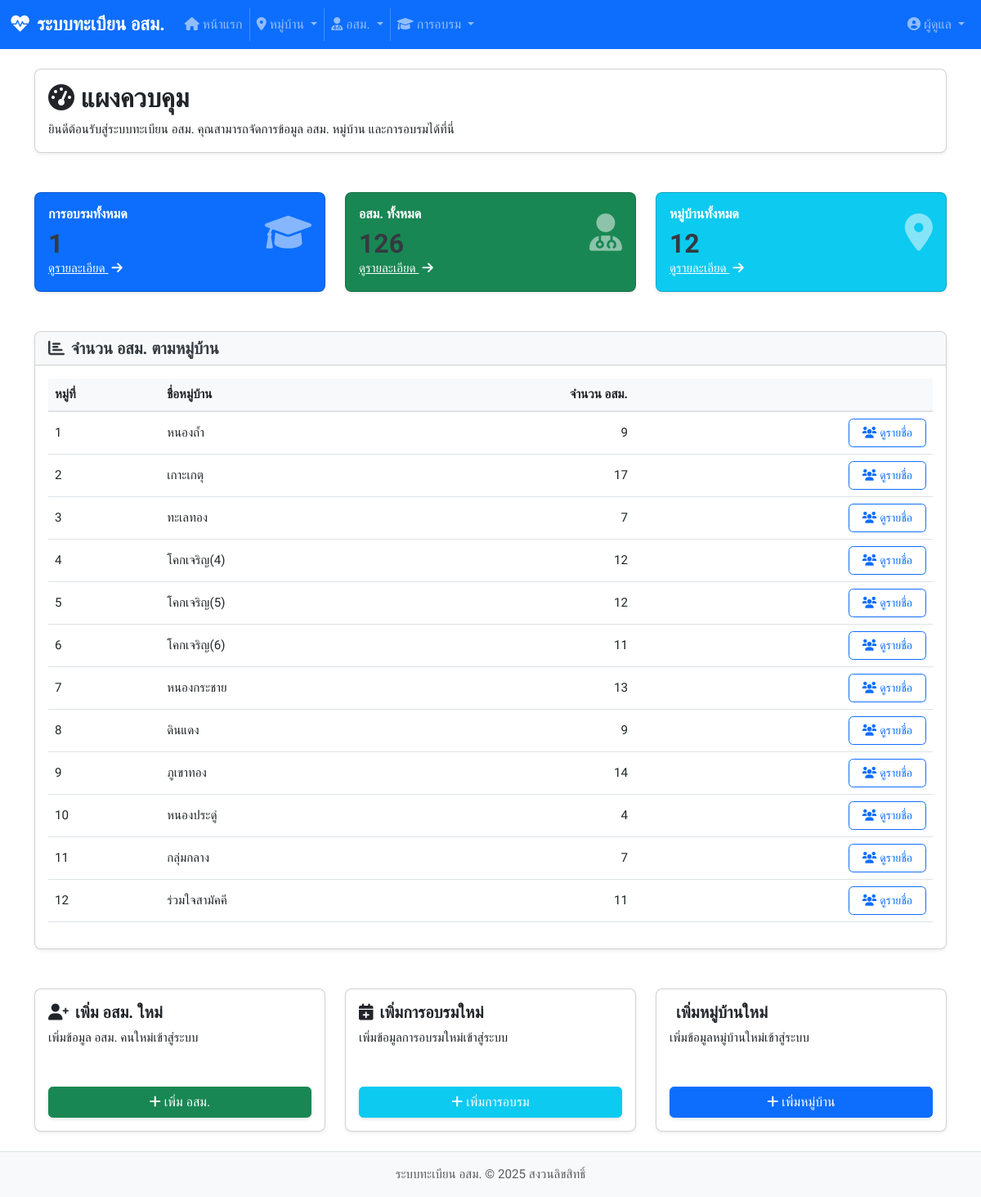
Screenshot of / (signed in) with the database file from the repository.
### models.py (models this page shows, shortened)
class User(db.Model, UserMixin):
    id = db.Column(db.Integer, primary_key=True)
    username = db.Column(db.String(50), unique=True, nullable=False)
    password = db.Column(db.String(100), nullable=False)
    email = db.Column(db.String(100), unique=True, nullable=False)
    first_name = db.Column(db.String(100), nullable=False)
    last_name = db.Column(db.String(100), nullable=False)
    role = db.Column(db.String(20), nullable=False, default='user')  # role: admin, user
    created_at = db.Column(db.DateTime, nullable=False, default=datetime.utcnow)

class Village(db.Model):
    id = db.Column(db.Integer, primary_key=True)
    village_number = db.Column(db.String(10), nullable=False)  # หมู่ที่
    village_name = db.Column(db.String(100), nullable=False)  # ชื่อหมู่บ้าน
    volunteers = db.relationship('Volunteer', backref='village', lazy=True)  # ความสัมพันธ์กับ อสม.

### app.py (the view)
@app.route('/')
def index():
    if current_user.is_authenticated:
        villages_count = Village.query.count()
        volunteers_count = Volunteer.query.count()
        trainings_count = Training.query.count()
        villages = Village.query.all()
        village_stats = []
        for village in villages:
            volunteers_in_village = Volunteer.query.filter_by(village_id=village.id).count()
            village_stats.append({
                'village': village,
                'count': volunteers_in_village
            })
        return render_template('dashboard.html',
                               villages_count=villages_count,
                               volunteers_count=volunteers_count,
                               trainings_count=trainings_count,
                               village_stats=village_stats)
    else:
        return render_template('index.html')

### app.py (called while the page is built)
@login_manager.user_loader
def load_user(user_id):
    return User.query.get(int(user_id))

@app.context_processor
def utility_processor():
    def now():
        return datetime.now()
    return dict(now=now)

### templates/dashboard.html (shortened to what this page needs)
{% extends 'base.html' %}
{% block content %}
<div class="container mt-4">
    <div class="row mb-4">
        <div class="col-md-12">
            <div class="card shadow-sm">
                <div class="card-body">
                    <h2 class="card-title">
                        <i class="fas fa-tachometer-alt me-2"></i>แผงควบคุม
                    </h2>
                    <p class="card-text">ยินดีต้อนรับสู่ระบบทะเบียน อสม. คุณสามารถจัดการข้อมูล อสม. หมู่บ้าน และการอบรมได้ที่นี่</p>
                </div>
            </div>
        </div>
    </div>
    <div class="row mb-4">
        <div class="col-md-4">
            <div class="card bg-primary text-white shadow-sm">
                <div class="card-body">
                    <div class="d-flex justify-content-between align-items-center">
                        <div>
                            <h6 class="card-title">การอบรมทั้งหมด</h6>
                            <h2 class="mb-0">{{ trainings_count }}</h2>
                        </div>
                        <i class="fas fa-graduation-cap fa-3x opacity-50"></i>
                    </div>
                    <a href="{{ url_for('trainings.list_trainings') }}" class="text-white stretched-link">
                        ดูรายละเอียด <i class="fas fa-arrow-right ms-1"></i>
                    </a>
                </div>
            </div>
        </div>
        <div class="col-md-4">
            <div class="card bg-success text-white shadow-sm">
                <div class="card-body">
                    <div class="d-flex justify-content-between align-items-center">
                        <div>
                            <h6 class="card-title">อสม. ทั้งหมด</h6>
                            <h2 class="mb-0">{{ volunteers_count }}</h2>
                        </div>
                        <i class="fas fa-user-md fa-3x opacity-50"></i>
                    </div>
                    <a href="{{ url_for('volunteers.list_volunteers') }}" class="text-white stretched-link">
                        ดูรายละเอียด <i class="fas fa-arrow-right ms-1"></i>
                    </a>
                </div>
            </div>
        </div>
        <div class="col-md-4">
            <div class="card bg-info text-white shadow-sm">
                <div class="card-body">
                    <div class="d-flex justify-content-between align-items-center">
                        <div>
                            <h6 class="card-title">หมู่บ้านทั้งหมด</h6>
                            <h2 class="mb-0">{{ villages_count }}</h2>
                        </div>
                        <i class="fas fa-map-marker-alt fa-3x opacity-50"></i>
                    </div>
                    <a href="{{ url_for('villages.list_villages') }}" class="text-white stretched-link">
                        ดูรายละเอียด <i class="fas fa-arrow-right ms-1"></i>
                    </a>
                </div>
            </div>
        </div>
    </div>
    <div class="row mb-4">
        <div class="col-md-12">
            <div class="card shadow-sm">
                <div class="card-header bg-light">
                    <h5 class="mb-0">
                        <i class="fas fa-chart-bar me-2"></i>จำนวน อสม. ตามหมู่บ้าน
                    </h5>
                </div>
                <div class="card-body">
                    <div class="table-responsive">
                        <table class="table table-hover">
                            <thead>
                                <tr>
                                    <th>หมู่ที่</th>
                                    <th>ชื่อหมู่บ้าน</th>
                                    <th class="text-end">จำนวน อสม.</th>
                                    <th></th>
                                </tr>
                            </thead>
                            <tbody>
                                {% for stat in village_stats %}
                                <tr>
                                    <td>{{ stat.village.village_number }}</td>
                                    <td>{{ stat.village.village_name }}</td>
                                    <td class="text-end">{{ stat.count }}</td>
                                    <td class="text-end">
                                        <a href="{{ url_for('volunteers.volunteers_by_village', village_id=stat.village.id) }}" class="btn btn-sm btn-outline-primary">
                                            <i class="fas fa-users me-1"></i>ดูรายชื่อ
                                        </a>
                                    </td>
                                </tr>
                                {% endfor %}
                            </tbody>
                        </table>
                    </div>
                </div>
            </div>
        </div>
    </div>
    <div class="row">
        <div class="col-md-4 mb-4">
            <div class="card shadow-sm h-100">
                <div class="card-body d-flex flex-column">
                    <h5 class="card-title">
                        <i class="fas fa-user-plus me-2"></i>เพิ่ม อสม. ใหม่
                    </h5>
                    <p class="card-text flex-grow-1">เพิ่มข้อมูล อสม. คนใหม่เข้าสู่ระบบ</p>
                    <a href="{{ url_for('volunteers.new_volunteer') }}" class="btn btn-success mt-2">
                        <i class="fas fa-plus me-1"></i>เพิ่ม อสม.
                    </a>
                </div>
            </div>
        </div>
        <div class="col-md-4 mb-4">
            <div class="card shadow-sm h-100">
                <div class="card-body d-flex flex-column">
                    <h5 class="card-title">
                        <i class="fas fa-calendar-plus me-2"></i>เพิ่มการอบรมใหม่
                    </h5>
                    <p class="card-text flex-grow-1">เพิ่มข้อมูลการอบรมใหม่เข้าสู่ระบบ</p>
                    <a href="{{ url_for('trainings.new_training') }}" class="btn btn-info mt-2 text-white">
                        <i class="fas fa-plus me-1"></i>เพิ่มการอบรม
                    </a>
                </div>
            </div>
        </div>
        <div class="col-md-4 mb-4">
            <div class="card shadow-sm h-100">
                <div class="card-body d-flex flex-column">
                    <h5 class="card-title">
                        เพิ่มหมู่บ้านใหม่
                    </h5>
                    <p class="card-text flex-grow-1">เพิ่มข้อมูลหมู่บ้านใหม่เข้าสู่ระบบ</p>
                    <a href="{{ url_for('villages.new_village') }}" class="btn btn-primary mt-2">
                        <i class="fas fa-plus me-1"></i>เพิ่มหมู่บ้าน
                    </a>
                </div>
            </div>
        </div>
    </div>
</div>
{% endblock %}

### templates/base.html (shortened to what this page needs)
<!DOCTYPE html>
<html lang="th">
<head>
    <link href="https://cdn.jsdelivr.net/npm/bootstrap@5.3.0-alpha1/dist/css/bootstrap.min.css" rel="stylesheet">
    <link rel="stylesheet" href="https://cdnjs.cloudflare.com/ajax/libs/font-awesome/6.0.0/css/all.min.css">
    <link rel="stylesheet" href="{{ url_for('static', filename='css/style.css') }}">
</head>
<body>
    {% if current_user.is_authenticated %}
    <nav class="navbar navbar-expand-lg navbar-dark bg-primary">
        <div class="container-fluid">
            <a class="navbar-brand" href="{{ url_for('index') }}">
                <i class="fas fa-heartbeat me-2"></i>ระบบทะเบียน อสม.
            </a>
            <div class="collapse navbar-collapse" id="navbarNav">
                <ul class="navbar-nav">
                    <li class="nav-item">
                        <a class="nav-link" href="{{ url_for('index') }}">
                            <i class="fas fa-home me-1"></i>หน้าแรก
                        </a>
                    </li>
                    <li class="nav-item dropdown">
                        <a class="nav-link dropdown-toggle" href="#" role="button" data-bs-toggle="dropdown">
                            <i class="fas fa-map-marker-alt me-1"></i>หมู่บ้าน
                        </a>
                    </li>
                    <li class="nav-item dropdown">
                        <a class="nav-link dropdown-toggle" href="#" role="button" data-bs-toggle="dropdown">
                            <i class="fas fa-user-md me-1"></i>อสม.
                        </a>
                    </li>
                    <li class="nav-item dropdown">
                        <a class="nav-link dropdown-toggle" href="#" role="button" data-bs-toggle="dropdown">
                            <i class="fas fa-graduation-cap me-1"></i>การอบรม
                        </a>
                    </li>
                </ul>
                <ul class="navbar-nav ms-auto">
                    <li class="nav-item dropdown">
                        <a class="nav-link dropdown-toggle" href="#" role="button" data-bs-toggle="dropdown">
                            <i class="fas fa-user-circle me-1"></i>{{ current_user.first_name }}
                        </a>
                    </li>
                </ul>
            </div>
        </div>
    </nav>
    {% endif %}
    <main>
        {% block content %}{% endblock %}
    </main>
    <footer class="footer mt-auto py-3 bg-light">
        <div class="container text-center">
            <span class="text-muted">ระบบทะเบียน อสม. &copy; {{ now().year }} สงวนลิขสิทธิ์</span>
        </div>
    </footer>
</body>
</html>

### static/css/style.css (style rules this page uses)
body { font-family: 'Sarabun', sans-serif; font-size: 0.95rem; }
.navbar-brand { font-weight: bold; font-size: 1.4rem; }
.nav-link { font-size: 1rem; }
.navbar .nav-item:not(:last-child) { border-right: 1px solid rgba(255, 255, 255, 0.2); }
h1, h2, h3, h4, h5, h6 { font-weight: 600; color: #343a40; }
.card { border-radius: 0.5rem; margin-bottom: 1.5rem; transition: transform 0.2s; box-shadow: 0 4px 6px rgba(0, 0, 0, 0.05); }
.card-header { font-weight: 600; border-top-left-radius: 0.5rem !important; border-top-right-radius: 0.5rem !important; }
.table { vertical-align: middle; }
.table thead th { background-color: #f8f9fa; font-weight: 600; border-bottom: 2px solid #dee2e6; }
.btn { border-radius: 0.35rem; font-weight: 500; padding: 0.375rem 1rem; transition: all 0.2s; }
.btn-primary, .btn-success, .btn-info, .btn-danger { box-shadow: 0 2px 4px rgba(0, 0, 0, 0.1); }
.footer { padding: 1.5rem 0; margin-top: 3rem; background-color: #f8f9fa; border-top: 1px solid #dee2e6; }

### rows the page displays
User: first_name "ผู้ดูแล"
Village: village.village_number "1", village.village_name "หนองถ้ำ"
Village: village.village_number "2", village.village_name "เกาะเกตุ"
Village: village.village_number "3", village.village_name "ทะเลทอง"
Village: village.village_number "4", village.village_name "โคกเจริญ(4)"
Village: village.village_number "5", village.village_name "โคกเจริญ(5)"
Village: village.village_number "6", village.village_name "โคกเจริญ(6)"
Village: village.village_number "7", village.village_name "หนองกระชาย"
Village: village.village_number "8", village.village_name "ดินแดง"
Village: village.village_number "9", village.village_name "ภูเขาทอง"
Village: village.village_number "10", village.village_name "หนองประดู่"
Village: village.village_number "11", village.village_name "กลุ่มกลาง"
Village: village.village_number "12", village.village_name "ร่วมใจสามัคคี"

### other values shown
{{ trainings_count }} "1"
{{ volunteers_count }} "126"
{{ villages_count }} "12"
{{ stat.count }} "9" "17" "7" "12" "12" "11" "13" "9" "14" "4" "7" "11"
